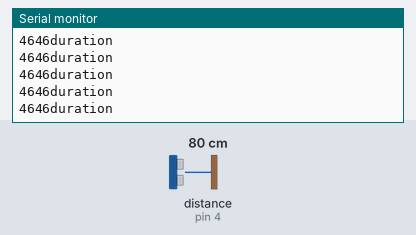
Simulated run of this sketch. Board: Arduino Uno, built with avr-gcc and run on an emulated ATmega328P. Parts: the last lines printed to the serial monitor. Wiring (inferred from the names in the program): ultrasonic range finder: trigger pin 2; echo pin 4. The inputs (shaded band) are chosen by the test bench; at power-on: distance to the obstacle (sensor on pin 4) 80 cm. The echo pulse lasts 58.3 µs per cm.

Above: at 1.2 s.
1.3 s: distance to the obstacle (sensor on pin 4) set to 2 cm
At 1.69 s:
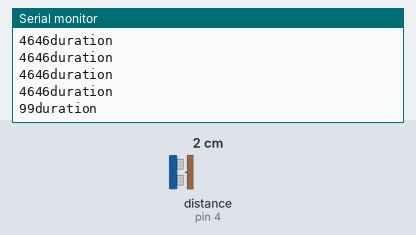
4.3 s: distance to the obstacle (sensor on pin 4) set to 4 cm
At 4.42 s:
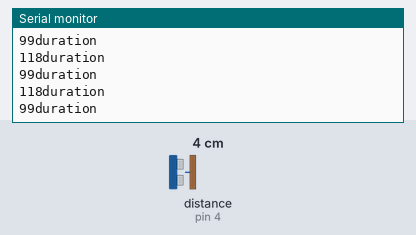
Timing chart, 0 to 7.3 s (numbered marks = the images above; inputs shaded):
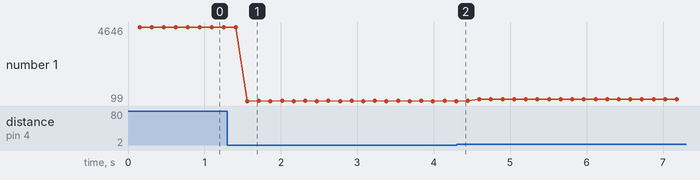

The sketch:

sonar.ino
```cpp
const int trigPin = 2;
const int echoPin = 4;

void setup() {
  Serial.begin(9600);
}

void loop() {
  long duration, inches, cm;

  pinMode(trigPin, OUTPUT);
  digitalWrite(trigPin, LOW);
  delayMicroseconds(2);
  digitalWrite(trigPin, HIGH);
  delayMicroseconds(1000);
  digitalWrite(trigPin, LOW);
  delayMicroseconds(10);

  pinMode(echoPin, INPUT);
  duration = pulseIn(echoPin, HIGH);

  delay(150);

  Serial.print(duration);
  Serial.print("duration");
  Serial.println("");


}

long microsecondsToCentimeters(long microseconds) {
  return microseconds / 29 / 2;
}
```

Measured:
- after the input at 1.3 s, the serial monitor: prints a new line after 0.26 s (image 1)
- plotted number 1: 4646 → 99 after the input at 1.3 s, 99 → 215 after the input at 4.3 s
